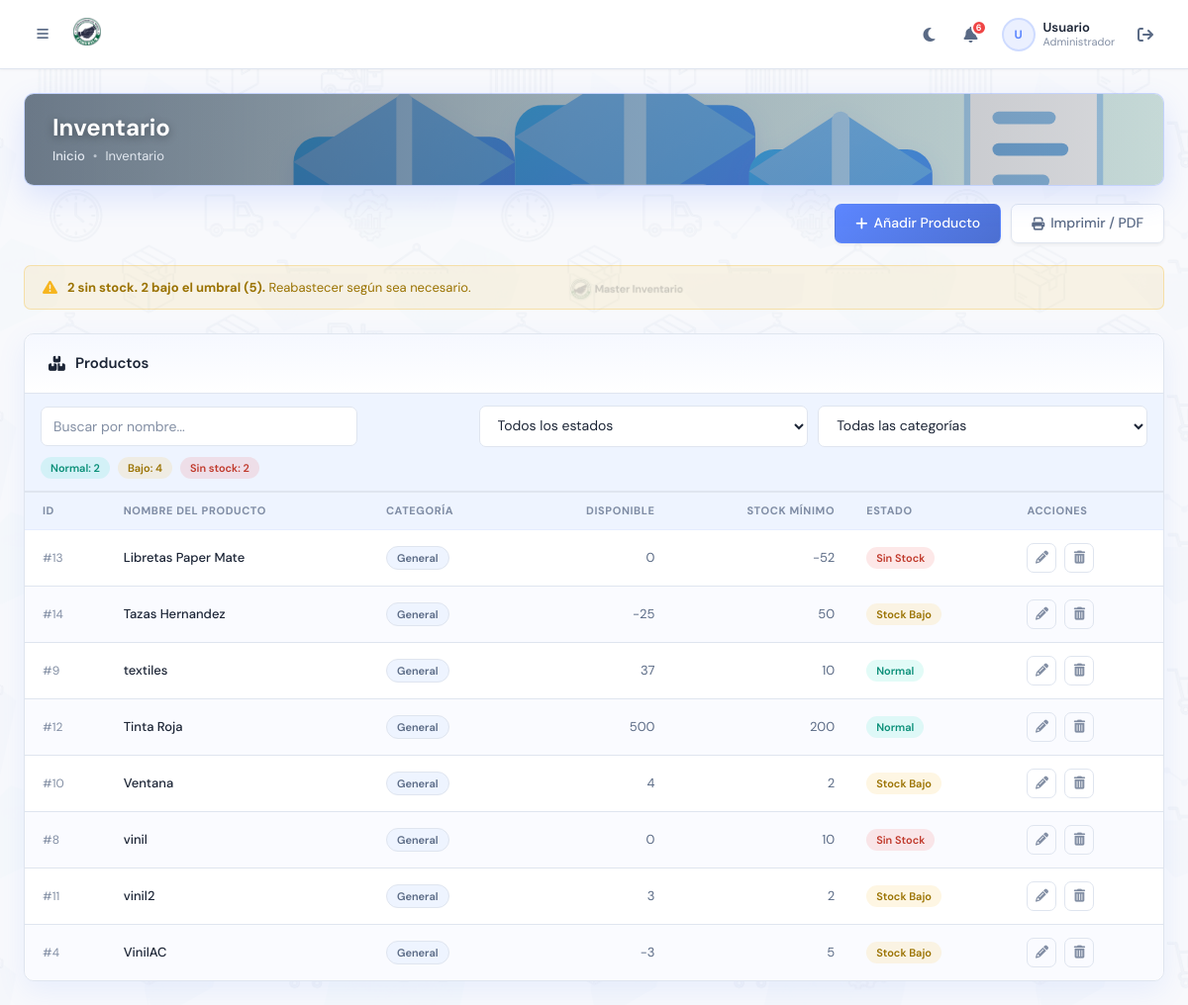
The app's page /gestion_inventario.php (signed in) with its own data.
### tables this page shows
CREATE TABLE `Inventario` (
  `id_producto` int(11) NOT NULL,
  `nombre_producto` varchar(100) DEFAULT NULL,
  `cantidad_disponible` int(11) DEFAULT NULL,
  `stock_minimo` int(11) DEFAULT NULL,
  `fecha_ultima_actualizacion` datetime DEFAULT NULL,
  `ubicacion_id` int(11) DEFAULT NULL,
  `id_proveedor` int(11) DEFAULT NULL
);

### utils/system_settings.php (called while the page is built, shortened)
<?php
function getSystemSettingsDefaults(): array
{
    return [
        'umbral_stock_bajo'            => 5,
        'permitir_inventario_negativo' => 0,
        'categorizacion_automatica'    => 0,
        'logo_path'                    => null,
        'banner_imagen'                => null,
        'banner_overlay_color'         => '#0f172a',
        'banner_overlay_opacidad'      => 0.56,
        'banner_texto_primario'        => '#ffffff',
        'banner_texto_secundario'      => '#e2e8f0',
        'color_acento'                 => '#5d87ff',
        'nombre_instancia'             => 'Master Inventario',
        'moneda_codigo'                => 'MXN',
        'posicion_moneda'              => 'antes',
        'formato_fecha'                => 'd/m/Y',
        'formato_hora'                 => 'H:i',
        'zona_horaria'                 => 'America/Mexico_City',
        'densidad_tablas'              => 'comoda',
        'modo_oscuro_permanente'       => 0,
        'logs_actividad'               => 1,
        'tamano_fuente'                => 'mediano',
        'bg_imagen'                    => null,
        'bg_opacidad'                  => 0.22,
    ];
}
function getSystemSettings(): array
{
    if (isset($GLOBALS['SYSTEM_SETTINGS']) && is_array($GLOBALS['SYSTEM_SETTINGS'])) {
        return $GLOBALS['SYSTEM_SETTINGS'];
    }
    return getSystemSettingsDefaults();
}
function systemSetting(string $key, mixed $default = null): mixed
{
    $settings = getSystemSettings();
    return $settings[$key] ?? $default;
}

### utils/db.php (called while the page is built, shortened)
<?php
function dbQuery(mysqli $conn, string $sql, string $types = '', mixed ...$params): mysqli_result|bool {
    $stmt = $conn->prepare($sql);
    if ($types && $params) {
        $stmt->bind_param($types, ...$params);
    }
    if (!$stmt->execute()) {
        error_log("DB execute error: " . $stmt->error . " | SQL: $sql");
        $stmt->close();
        return false;
    }
    $result = $stmt->get_result();
    return $result ?: true;
}
function dbFetchAll(mysqli $conn, string $sql, string $types = '', mixed ...$params): array {
    $result = dbQuery($conn, $sql, $types, ...$params);
    return $result->fetch_all(MYSQLI_ASSOC);
}

### utils/pagination.php (called while the page is built, shortened)
<?php
function getPaginationParams(int $defaultLimit = 25): array {
    $page  = max(1, intval($_GET['page'] ?? 1));
    $limit = in_array(intval($_GET['limit'] ?? $defaultLimit), [10, 25, 50, 100])
        ? intval($_GET['limit'] ?? $defaultLimit)
        : $defaultLimit;
    $offset = ($page - 1) * $limit;
    return ['page' => $page, 'limit' => $limit, 'offset' => $offset];
}

### gestion_inventario.php (the view, shortened to what this page needs)
<?php
require_once 'config.php';
$stock_threshold = max(0, (int)systemSetting('umbral_stock_bajo', 5));
function inventoryInferCategory(string $nombreProducto): string
{
    $value = mb_strtolower(trim($nombreProducto));
    return 'General';
}
$stmt = $conn->prepare("SELECT SUM(CASE WHEN cantidad_disponible = 0 THEN 1 ELSE 0 END) as sin_stock, SUM(CASE WHEN cantidad_disponible > 0 AND cantidad_disponible <= ? THEN 1 ELSE 0 END) as stock_bajo FROM Inventario");
$stmt->bind_param("i", $stock_threshold);
$stmt->execute();
$alertas = $stmt->get_result()->fetch_assoc();
$sin_stock  = (int)($alertas['sin_stock'] ?? 0);
$stock_bajo = (int)($alertas['stock_bajo'] ?? 0);
['page' => $page, 'limit' => $limit, 'offset' => $offset] = getPaginationParams(25);
$productos = dbFetchAll($conn,
    "SELECT * FROM Inventario ORDER BY nombre_producto ASC LIMIT ? OFFSET ?",
    "ii", $limit, $offset
);
$inventory_rows_display = [];
$inventory_summary = [
    'normal' => 0,
    'bajo' => 0,
    'sin_stock' => 0,
];
foreach ($productos as $row) {
    $cant = (int)($row['cantidad_disponible'] ?? 0);
    if ($cant === 0) {
        $badgeClass = 'badge-stock-sin';
        $badgeText  = 'Sin Stock';
        $estadoKey  = 'sin_stock';
        $inventory_summary['sin_stock']++;
    } elseif ($cant <= $stock_threshold) {
        $badgeClass = 'badge-stock-bajo';
        $badgeText  = 'Stock Bajo';
        $estadoKey  = 'bajo';
        $inventory_summary['bajo']++;
    } else {
        $badgeClass = 'badge-stock-normal';
        $badgeText  = 'Normal';
        $estadoKey  = 'normal';
        $inventory_summary['normal']++;
    }
    $categoriaLabel = inventoryInferCategory((string)($row['nombre_producto'] ?? ''));
    $categoriaKey = mb_strtolower($categoriaLabel);
    $row['_badge_class'] = $badgeClass;
    $row['_badge_text'] = $badgeText;
    $row['_estado_key'] = $estadoKey;
    $row['_categoria_label'] = $categoriaLabel;
    $row['_categoria_key'] = $categoriaKey;
    $row['_nombre_key'] = mb_strtolower((string)($row['nombre_producto'] ?? ''));
    $inventory_rows_display[] = $row;
}
include('layout/sidebar.php');
?>
<div class="page-banner">
    <div class="page-banner-content">
        <h1>Inventario</h1>
        <div class="page-banner-breadcrumb">
            <a href="dashboard.php">Inicio</a>
            <span class="sep">•</span>
            <span>Inventario</span>
        </div>
    </div>
    <img src="assets/images/breadcrumb/inventario_productos_banner.svg" alt="Banner de inventario de productos" class="page-banner-img">
</div>
<div class="module-actions-row">
    <?php if ($user_role == 'Administrador' || $user_role == 'Empleado'): ?>
    <button type="button" class="btn-primary-master" onclick="openModal('createProductModal')">
        <i class="fas fa-plus"></i> Añadir Producto
    </button>
    <?php endif; ?>
    <button type="button" class="btn-secondary-master btn-print-module" onclick="window.print()">
        <i class="fas fa-print"></i> Imprimir / PDF
    </button>
</div>
<?php if ($sin_stock > 0 || $stock_bajo > 0): ?>
<div class="alert-banner">
    <i class="fas fa-exclamation-triangle"></i>
    <span>
        <?php if ($sin_stock > 0): ?><strong><?= $sin_stock ?> sin stock.</strong> <?php endif; ?>
        <?php if ($stock_bajo > 0): ?><strong><?= $stock_bajo ?> bajo el umbral (<?= $stock_threshold ?>).</strong><?php endif; ?>
        Reabastecer según sea necesario.
    </span>
</div>
<?php endif; ?>
<div class="card-master">
    <div class="card-header-master">
        <h3><i class="fas fa-boxes icon-cyan"></i>Productos</h3>
    </div>
    <div class="inventory-pro-toolbar">
        <div class="inventory-pro-filters">
            <div class="table-search-wrap no-icon">
                <input type="text" id="tableSearch" class="table-search-input" placeholder="Buscar por nombre...">
            </div>
            <select id="statusFilter" class="form-control inventory-filter-control">
                <option value="all">Todos los estados</option>
            </select>
            <select id="categoryFilter" class="form-control inventory-filter-control">
                <option value="all">Todas las categorías</option>
            </select>
        </div>
        <div class="inventory-pro-stats">
            <span class="badge-stock-normal">Normal: <?= (int)$inventory_summary['normal'] ?></span>
            <span class="badge-stock-bajo">Bajo: <?= (int)$inventory_summary['bajo'] ?></span>
            <span class="badge-stock-sin">Sin stock: <?= (int)$inventory_summary['sin_stock'] ?></span>
        </div>
    </div>
    <?php if (!empty($inventory_rows_display)): ?>
    <div class="table-wrap">
        <table class="data-table" id="inventoryTable">
            <thead>
                <tr>
                    <th>ID</th>
                    <th>Nombre del Producto</th>
                    <th>Categoría</th>
                    <th style="text-align:right;">Disponible</th>
                    <th style="text-align:right;">Stock Mínimo</th>
                    <th>Estado</th>
                    <?php if ($user_role == 'Administrador' || $user_role == 'Empleado'): ?>
                    <th>Acciones</th>
                    <?php endif; ?>
                </tr>
            </thead>
            <tbody>
                <?php foreach ($inventory_rows_display as $row):
                    $cant = (int)$row['cantidad_disponible'];
                    $min  = (int)$row['stock_minimo'];
                ?>
                <tr
                    data-nombre="<?= htmlspecialchars($row['_nombre_key'], ENT_QUOTES, 'UTF-8') ?>"
                    data-status="<?= htmlspecialchars($row['_estado_key'], ENT_QUOTES, 'UTF-8') ?>"
                    data-category="<?= htmlspecialchars($row['_categoria_key'], ENT_QUOTES, 'UTF-8') ?>"
                >
                    <td class="td-muted">#<?= (int)$row['id_producto'] ?></td>
                    <td class="td-primary"><?= htmlspecialchars($row['nombre_producto'], ENT_QUOTES, 'UTF-8') ?></td>
                    <td><span class="badge-pill badge-neutral"><?= htmlspecialchars($row['_categoria_label'], ENT_QUOTES, 'UTF-8') ?></span></td>
                    <td class="num"><?= $cant ?></td>
                    <td class="num"><?= $min ?></td>
                    <td><span class="<?= $row['_badge_class'] ?>"><?= $row['_badge_text'] ?></span></td>
                    <?php if ($user_role == 'Administrador' || $user_role == 'Empleado'): ?>
                    <td>
                        <div class="td-actions">
                            <button
                                type="button"
                                class="btn-icon js-edit-product"
                                title="Editar"
                                data-id="<?= (int)$row['id_producto'] ?>"
                                data-nombre="<?= htmlspecialchars($row['nombre_producto'], ENT_QUOTES, 'UTF-8') ?>"
                                data-cantidad="<?= $cant ?>"
                                data-stock="<?= $min ?>"
                            ><i class="fas fa-pencil-alt"></i></button>
                            <?php if ($user_role == 'Administrador'): ?>
                            <button
                                type="button"
                                class="btn-icon danger js-delete-product"
                                title="Eliminar"
                                data-id="<?= (int)$row['id_producto'] ?>"
                                data-nombre="<?= htmlspecialchars($row['nombre_producto'], ENT_QUOTES, 'UTF-8') ?>"
                            ><i class="fas fa-trash-alt"></i></button>
                            <?php endif; ?>
                        </div>
                    </td>
                    <?php endif; ?>
                </tr>
                <?php endforeach; ?>
            </tbody>
        </table>
    </div>
    <?php endif; ?>
</div>
<?php include('layout/footer_main.php'); ?>

### records on screen
inventario: stock_minimo "2", cantidad_disponible "4", id_producto "10", nombre_producto "Ventana", _categoria_label "General", _badge_text "Stock Bajo"
inventario: id_producto "13", nombre_producto "Libretas Paper Mate", _categoria_label "General", cantidad_disponible "0", stock_minimo "-52", _badge_text "Sin Stock"
inventario: id_producto "14", nombre_producto "Tazas Hernandez", _categoria_label "General", cantidad_disponible "-25", stock_minimo "50", _badge_text "Stock Bajo"
inventario: id_producto "9", nombre_producto "textiles", _categoria_label "General", cantidad_disponible "37", stock_minimo "10", _badge_text "Normal"
inventario: id_producto "12", nombre_producto "Tinta Roja", _categoria_label "General", cantidad_disponible "500", stock_minimo "200", _badge_text "Normal"
inventario: id_producto "8", nombre_producto "vinil", _categoria_label "General", cantidad_disponible "0", stock_minimo "10", _badge_text "Sin Stock"
inventario: id_producto "11", nombre_producto "vinil2", _categoria_label "General", cantidad_disponible "3", stock_minimo "2", _badge_text "Stock Bajo"
inventario: id_producto "4", nombre_producto "VinilAC", _categoria_label "General", cantidad_disponible "-3", stock_minimo "5", _badge_text "Stock Bajo"

### other values on screen
$alertas_nav "6"
mb_substr($user_nombre, 0, 1) "U"
$user_nombre "Usuario"
$user_role "Administrador"
$sin_stock "2"
$stock_bajo "2"
$stock_threshold "5"
